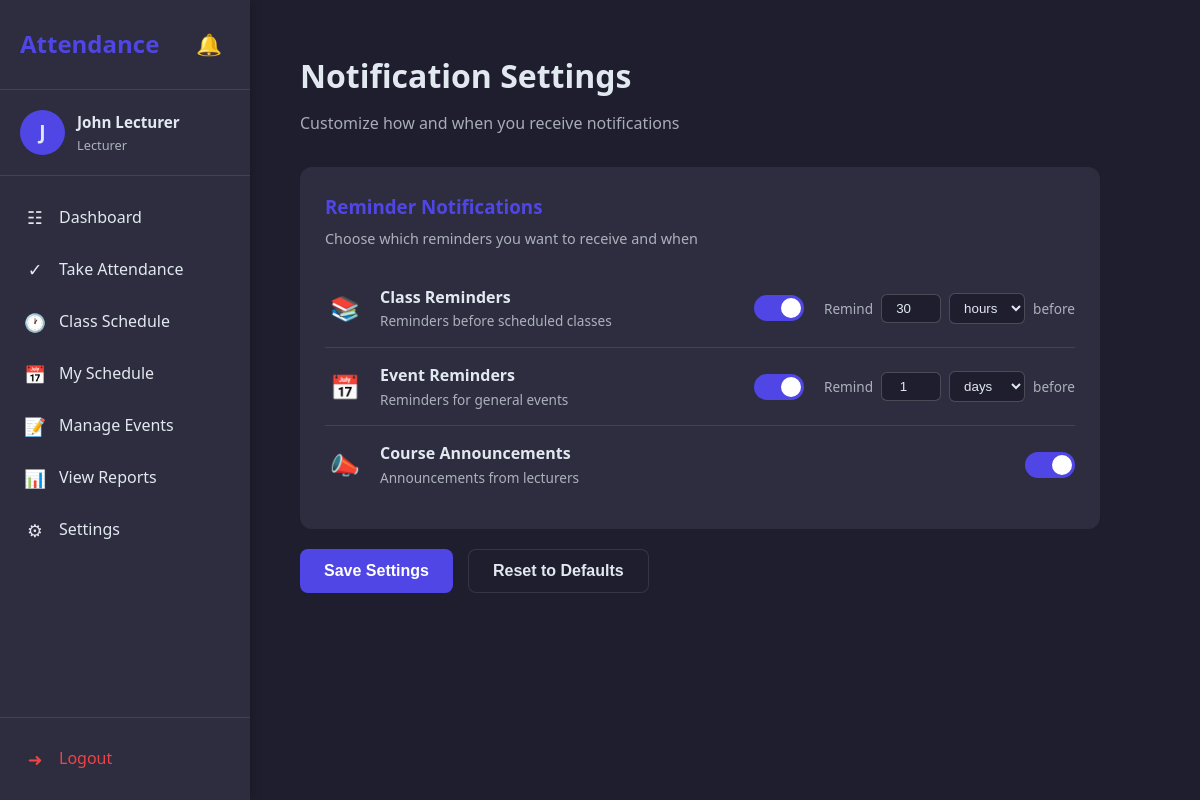
The app's page /lecturer/settings.php (signed in) with its own data.
### tables this page shows
CREATE TABLE user_notification_settings (
    setting_id INT AUTO_INCREMENT PRIMARY KEY,
    user_id INT NOT NULL,
    notification_type ENUM(
        'class_reminder',
        'ca_reminder',
        'ue_reminder',
        'assignment_reminder',
        'event_reminder',
        'attendance_alert',
        'low_attendance_warning',
        'course_announcement'
    ) NOT NULL,
    is_enabled BOOLEAN DEFAULT TRUE,
    default_remind_before INT DEFAULT 1,
    default_remind_unit ENUM('hours', 'days') DEFAULT 'days',
    created_at TIMESTAMP DEFAULT CURRENT_TIMESTAMP,
    updated_at TIMESTAMP DEFAULT CURRENT_TIMESTAMP ON UPDATE CURRENT_TIMESTAMP,
    FOREIGN KEY (user_id) REFERENCES users(user_id) ON DELETE CASCADE,
    UNIQUE KEY unique_user_type (user_id, notification_type)
);

### includes/functions.php (called while the page is built, shortened)
<?php
function getUserNotificationSettings($conn, $user_id) {
    $query = "SELECT * FROM user_notification_settings WHERE user_id = ? ORDER BY notification_type";
    $stmt = $conn->prepare($query);
    $stmt->bind_param("i", $user_id);
    $stmt->execute();
    return $stmt->get_result();
}
function getNotificationTypeName($type) {
    $names = [
        'class_reminder' => 'Class Reminders',
        'ca_reminder' => 'CA Reminders',
        'ue_reminder' => 'Unit Exam Reminders',
        'assignment_reminder' => 'Assignment Reminders',
        'event_reminder' => 'Event Reminders',
        'attendance_alert' => 'Attendance Alerts',
        'low_attendance_warning' => 'Low Attendance Warnings',
        'course_announcement' => 'Course Announcements'
    ];
    return $names[$type] ?? $type;
}
function getNotificationTypeDescription($type) {
    $descriptions = [
        'class_reminder' => 'Reminders before scheduled classes',
        'ca_reminder' => 'Reminders before continuous assessments',
        'ue_reminder' => 'Reminders before unit exams',
        'assignment_reminder' => 'Reminders before assignment deadlines',
        'event_reminder' => 'Reminders for general events',
        'attendance_alert' => 'Alerts when your attendance is marked',
        'low_attendance_warning' => 'Warnings when attendance falls below 75%',
        'course_announcement' => 'Announcements from lecturers'
    ];
    return $descriptions[$type] ?? '';
}
?>

### lecturer/settings.php (the view, shortened to what this page needs)
<?php
include '../config/db_connect.php';
include '../includes/header.php';
include '../includes/functions.php';
$user_id = $_SESSION['user_id'];
$settings_result = getUserNotificationSettings($conn, $user_id);
$settings = [];
while ($row = $settings_result->fetch_assoc()) {
    $settings[$row['notification_type']] = $row;
}
$notification_types = [
    'class_reminder' => ['icon' => '&#128218;', 'has_timing' => true],
    'event_reminder' => ['icon' => '&#128197;', 'has_timing' => true],
    'course_announcement' => ['icon' => '&#128227;', 'has_timing' => false]
];
?>
<div class="container">
    <div class="page-header">
        <h2>Notification Settings</h2>
        <p>Customize how and when you receive notifications</p>
    </div>
    <form method="POST" class="settings-form">
        <div class="settings-section">
            <h3>Reminder Notifications</h3>
            <p class="settings-description">Choose which reminders you want to receive and when</p>
            <?php foreach ($notification_types as $type => $config):
                $setting = $settings[$type] ?? ['is_enabled' => 1, 'default_remind_before' => 1, 'default_remind_unit' => 'days'];
                $name = getNotificationTypeName($type);
                $description = getNotificationTypeDescription($type);
            ?>
            <div class="setting-row">
                <div class="setting-info">
                    <span class="setting-icon"><?php echo $config['icon']; ?></span>
                    <div class="setting-text">
                        <span class="setting-name"><?php echo htmlspecialchars($name); ?></span>
                        <span class="setting-desc"><?php echo htmlspecialchars($description); ?></span>
                    </div>
                </div>
                <div class="setting-controls">
                    <label class="toggle-switch">
                        <span class="toggle-slider"></span>
                    </label>
                    <?php if ($config['has_timing']): ?>
                    <div class="timing-controls">
                        <span class="timing-label">Remind</span>
                        <input type="number" name="remind_before_<?php echo $type; ?>"
                               value="<?php echo $setting['default_remind_before']; ?>"
                               min="1" max="365" class="timing-input">
                        <select name="remind_unit_<?php echo $type; ?>" class="timing-select">
                            <option value="hours" <?php echo $setting['default_remind_unit'] === 'hours' ? 'selected' : ''; ?>>hours</option>
                            <option value="days" <?php echo $setting['default_remind_unit'] === 'days' ? 'selected' : ''; ?>>days</option>
                        </select>
                        <span class="timing-label">before</span>
                    </div>
                    <?php endif; ?>
                </div>
            </div>
            <?php endforeach; ?>
        </div>
        <div class="settings-actions">
            <button type="submit" class="btn btn-primary">Save Settings</button>
            <button type="submit" name="action" value="reset_defaults" class="btn btn-secondary"
                    onclick="return confirm('Are you sure you want to reset all settings to defaults?');">
                Reset to Defaults
            </button>
        </div>
    </form>
</div>
<?php include '../includes/footer.php'; ?>

### assets/css/style.css (style rules this page uses)
:root { --primary-color: #4f46e5; --primary-hover: #4338ca; --secondary-color: #6366f1; --success-color: #22c55e; --warning-color: #f59e0b; --danger-color: #ef4444; --dark-bg: #1e1e2e; --dark-card: #2d2d3f; --dark-text: #e2e8f0; --light-bg: #f8fafc; --light-card: #ffffff; --light-text: #1e293b; --border-radius: 12px; --shadow: 0 4px 6px -1px rgba(0, 0, 0, 0.1); }
* { margin: 0; padding: 0; box-sizing: border-box; }
body { font-family: 'Segoe UI', Tahoma, Geneva, Verdana, sans-serif; background-color: var(--dark-bg); color: var(--dark-text); line-height: 1.6; min-height: 100vh; }
.container { max-width: 1200px; margin: 0 auto; padding: 20px; }
.btn { display: inline-block; padding: 12px 24px; border: none; border-radius: 8px; font-size: 1rem; font-weight: 600; cursor: pointer; transition: all 0.3s; }
.btn-primary { background-color: var(--primary-color); color: white; }
.page-header { margin-bottom: 30px; }
.page-header h2 { font-size: 2rem; margin-bottom: 10px; }
.page-header p { opacity: 0.7; }
.btn-secondary { background-color: var(--dark-bg); color: var(--dark-text); border: 1px solid rgba(255, 255, 255, 0.1); }
.settings-form { max-width: 800px; }
.settings-section { background-color: var(--dark-card); border-radius: var(--border-radius); padding: 25px; margin-bottom: 20px; }
.settings-section h3 { color: var(--primary-color); margin-bottom: 5px; }
.settings-description { opacity: 0.7; font-size: 0.9rem; margin-bottom: 20px; }
.setting-row { display: flex; justify-content: space-between; align-items: center; padding: 15px 0; border-bottom: 1px solid rgba(255, 255, 255, 0.1); flex-wrap: wrap; gap: 15px; }
.setting-row:last-child { border-bottom: none; }
.setting-info { display: flex; align-items: center; gap: 15px; }
.setting-icon { font-size: 1.5rem; width: 40px; text-align: center; }
.setting-text { display: flex; flex-direction: column; }
.setting-name { font-weight: 600; }
.setting-desc { font-size: 0.85rem; opacity: 0.7; }
.setting-controls { display: flex; align-items: center; gap: 20px; flex-wrap: wrap; }
.toggle-switch { position: relative; display: inline-block; width: 50px; height: 26px; }
.toggle-slider { position: absolute; cursor: pointer; top: 0; left: 0; right: 0; bottom: 0; background-color: var(--dark-bg); transition: 0.3s; border-radius: 26px; }
.toggle-slider:before { position: absolute; content: ""; height: 20px; width: 20px; left: 3px; bottom: 3px; background-color: white; transition: 0.3s; border-radius: 50%; }
.toggle-switch input:checked + .toggle-slider { background-color: var(--primary-color); }
.toggle-switch input:checked + .toggle-slider:before { transform: translateX(24px); }
.timing-controls { display: flex; align-items: center; gap: 8px; }
.timing-label { font-size: 0.85rem; opacity: 0.7; }
.timing-input { width: 60px; padding: 6px 10px; border: 1px solid rgba(255, 255, 255, 0.2); border-radius: 6px; background-color: var(--dark-bg); color: var(--dark-text); text-align: center; }
.timing-select { padding: 6px 10px; border: 1px solid rgba(255, 255, 255, 0.2); border-radius: 6px; background-color: var(--dark-bg); color: var(--dark-text); }
.settings-actions { display: flex; gap: 15px; margin-top: 20px; }

### records on screen
user_notification_settings: default_remind_before "30", default_remind_unit "hours"
user_notification_settings: default_remind_before "1", default_remind_unit "days"

### other values on screen
substr($_SESSION['name'], 0, 1) "J"
$_SESSION['name'] "John Lecturer"
$_SESSION['role'] "Lecturer"
$config['icon'] "📚"
$name "Class Reminders"
$description "Reminders before scheduled classes"
$config['icon'] "📅"
$name "Event Reminders"
$description "Reminders for general events"
$config['icon'] "📣"
$name "Course Announcements"
$description "Announcements from lecturers"
